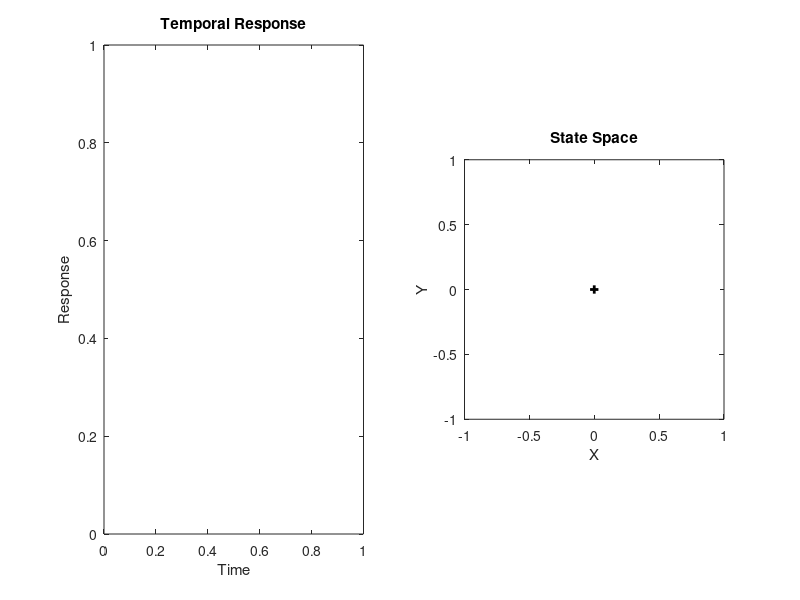

Here is the MATLAB script that generated this plot: (Note: this script raises an error after producing the figure.)

%Complete analysis of second order systems & initial value problem
%If both roots are equal (Critical Damping), only the genreral form of the solution is printed.
format loose;
whitebg('w');
clc;
clear all; close all;
CS = -4;
A11 = input('A1 = ');
A12 = input('A2 = ');
A21 = input('A3 = ');
A22 = input('A4 = ');
A = [A11 A12; A21 A22];
B1 = input('B1 = ');
B2 = input('B2 = ');
Init_Condition = [B1 B2]';
Cf = poly(A);
Characteristic_Eqn = Cf
B = Cf(2);
AA = Cf(1);
C = Cf(3);
[EVect, EV] = eig(A);
EigenValue(1) = EV(1, 1);
EigenValue1 = EigenValue(1)
EigenValue(2) = EV(2, 2);
EigenValue2 = EigenValue(2)
EigenVector = EVect;
EV = EigenVector;
EigenVectors = EigenVector
CC = inv(EigenVector)*Init_Condition;
%******************  Code from here on writes out symbolic solutions and does plotting.
if EigenValue1 == EigenValue2;
	EP = num2str(EigenValue1);
	BZ = num2str(B2 - EigenValue1*B1);
	GenForm = ['x(t) = ', num2str(B1), '*exp(', EP, '*t) + ', BZ, '*t*exp(', EP, '*t)'];
	H2 = figure('position', [5 360 635 200]); clf; Tle = text(0.05, 0.8, 'Special case of Critically Damped Equations', 'fontname', 'palatino', 'fontsize', 18);
	Tx = text(0.1, 0.6, GenForm, 'fontname', 'palatino', 'fontsize', 14, 'color', 'r'); axis off;	
	Tf = text(0.15, 0.15, ['Initial Conditions:       x(0)  =  ', num2str(B1), ';           dx(0)/dt  =  ', num2str(B2)], 'fontname', 'palatino', 'fontsize', 14);
end;
if EigenValue1 ~= EigenValue2;  %check to exclude Critical Damping
SC = 'F';  %Flags for writing out correct equations
PX = 'F';
if imag(EigenValue(1)) ~= 0;
	SC = 'T';
	if abs(real(EigenValue(1))) > 10^(-6); PX = 'T'; end;
end;
StrE1 = [num2str(CC(1)*EV(1,1)), ' * exp(', num2str(EigenValue(1)), '*t)'];
StrE2 = [num2str(CC(1)*EV(2,1)), ' * exp(', num2str(EigenValue(1)), '*t)'];
if EigenValue(1) == -1;  %Eliminate multiplication by ±1
	StrE1 = [num2str(CC(1)*EV(1,1)), ' * exp(-t)'];
	StrE2 = [num2str(CC(1)*EV(2,1)), ' * exp(-t)'];
end;
if EigenValue(1) == 1;  %Eliminate multiplication by ±1
	StrE1 = [num2str(CC(1)*EV(1,1)), ' * exp(t)'];
	StrE2 = [num2str(CC(1)*EV(2,1)), ' * exp(t)'];
end;
if SC =='T';  %sines & cosines
	Cstring = [' * cos(', num2str(abs(imag(EigenValue(1)))), '*t)'];
	if PX == 'T';
		NX = real(EigenValue(1));
		if NX == 1; Cstring = [' * exp(t)', Cstring]; end;
		if NX == -1; Cstring = [' * exp(-t)', Cstring]; end;		
		if abs(NX) ~= 1; Cstring = [' * exp(', num2str(NX), '*t)', Cstring]; end;
	end;
	CCa = num2str(2*real(CC(1)*EV(1,1)));
	StrE1 = [CCa, Cstring];
	CCb = num2str(2*real(CC(1)*EV(2,1)));
	StrE2 = [CCb, Cstring];
	if abs(str2num(CCb)) < 10^(-6); StrE2 = ['']; end;
	if abs(str2num(CCa)) < 10^(-6); StrE1 = ['']; end;
end;
if CC(1)*EV(1,1) == 0;
	StrE1 = [];
end;
if CC(1)*EV(2,1) == 0; 
	StrE2 = [];
end;
if CC(2)*EV(1,2) > 0; Pl = ' + '; else Pl = ['  ']; end;
StrE3 = [Pl, num2str(CC(2)*EV(1,2)), ' * exp(', num2str(EigenValue(2)), '*t)'];
if CC(2)*EV(2, 2) > 0; Pl = ' + '; else Pl = ['  ']; end;
StrE4 = [Pl, num2str(CC(2)*EV(2, 2)), ' * exp(', num2str(EigenValue(2)), '*t)'];
if SC =='T';  %sines & cosines
	Cstring = [' * sin(', num2str(abs(imag(EigenValue(2)))), '*t)'];
	if PX =='T'; 
		NX = real(EigenValue(1));
		if NX == 1; Cstring = [' * exp(t)', Cstring]; end;
		if NX == -1; Cstring = [' * exp(-t)', Cstring]; end;		
		if abs(NX) ~= 1; Cstring = [' * exp(', num2str(NX), '*t)', Cstring]; end;
	end;
	CCa = num2str(2*imag(CC(2)*EV(1,2)));
	if str2num(CCa) > 0; Pl = ' + '; else Pl = ['  ']; end;
	StrE3 = [Pl, CCa, Cstring];
	CCb = num2str(2*imag(CC(2)*EV(2,2)));
	if str2num(CCb) > 0; Pl = ' + '; else Pl = ['  ']; end;
	StrE4 = [Pl, CCb, Cstring];
	if abs(str2num(CCb)) < 10^(-6); StrE4 = ['']; end;
	if abs(str2num(CCa)) < 10^(-6); StrE3 = ['']; end;
end;
if EigenValue(2) == -1;  %Eliminate multiplication by ±1
	if CC(2)*EV(1, 2) > 0; Sgn = ' + '; else Sgn = ' '; end;
	StrE3 = [Sgn, num2str(CC(2)*EV(1,2)), ' * exp(-t)'];
	if CC(2)*EV(2, 2) > 0; Sgn = ' + '; else Sgn = ' '; end;
	StrE4 = [Sgn, num2str(CC(2)*EV(2, 2)), ' * exp(-t)'];
end;
if EigenValue(2) == 1;  %Eliminate multiplication by ±1
	StrE3 = [num2str(CC(2)*EV(1,2)), ' * exp(t)'];
	StrE4 = [num2str(CC(2)*EV(2, 2)), ' * exp(t)'];
end;
if CC(2)*EV(1,2) == 0;
	StrE3 = [];
end;
if CC(2)*EV(2,2) == 0;
	StrE4 = [];
end;
X = [StrE1, StrE3];
Y = [StrE2, StrE4];
X = ['x(t)  =  ', X];
Y = ['y(t)  =  ', Y];
PlotEnd = min(abs(EigenValue));  %For plot scaling
Tm = [0:0.15/PlotEnd:15/PlotEnd];
Xt = CC(1)*EV(1,1)*exp(EigenValue(1)*Tm) + CC(2)*EV(1,2)*exp(EigenValue(2)*Tm);
Yt = CC(1)*EV(2,1)*exp(EigenValue(1)*Tm) + CC(2)*EV(2,2)*exp(EigenValue(2)*Tm);
Xt = real(Xt);
Yt = real(Yt);
H1 = figure('position', [5 20 635 300]); subplot(1, 2, 1), TP =  plot(Tm, Xt, 'r-', Tm, Yt, 'b-'); xlabel('Time'); ylabel('Response'); set(TP, 'LineWidth', 2); title('Temporal Response');
subplot(1, 2, 2), Phz = plot(Xt, Yt, 'r-', 0, 0, 'k+', Xt(1), Yt(1), 'bo'); axis square; xlabel('X'); ylabel('Y');
title('State Space'); set(Phz, 'LineWidth', 2);
Minx = min(Xt); Maxx = max(Xt); Miny = min(Yt); Maxy = max(Yt); Xstep = (Maxx - Minx)/20;; Ystep = (Maxy - Miny)/20;
axis([Minx, Maxx, Miny, Maxy]);
[XX, YY] = meshgrid(Minx:Xstep:Maxx, Miny:Ystep:Maxy);
DX = A11*XX + A12*YY;
DY = A21*XX + A22*YY;
Scale = 1./sqrt((DX.^2 + DY.^2));
DX = DX.*Scale;
DY = DY.*Scale;
hold on;
quiver(XX, YY, DX, DY);
hold off;
H2 = figure('position', [5 360 635 200]); clf; Tle = text(0.05, 0.8, 'Analytic Solutions to Second Order Differential Equations', 'fontname', 'palatino', 'fontsize', 18);
Tx = text(0.1, 0.6, X, 'fontname', 'palatino', 'fontsize', 14, 'color', 'r'); Ty = text(0.1, 0.4, Y, 'fontname', 'palatino', 'fontsize', 14, 'color', 'b'); axis off;
Tf = text(0.15, 0.15, ['Initial Conditions:       x(0)  =  ', num2str(Init_Condition(1)), ';           y(0)  =  ', num2str(Init_Condition(2))], 'fontname', 'palatino', 'fontsize', 14);
end;  %End of IF to avoid critical damping
